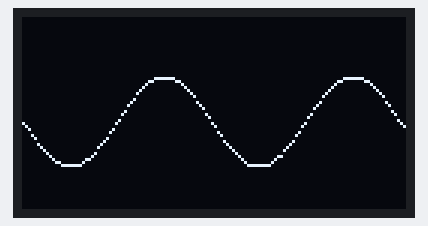
Recording of a sketch running on a simulated ESP32-C3. Parts: 128×64 one-colour display.

Above: at 0.2 s.
At 5.12 s:
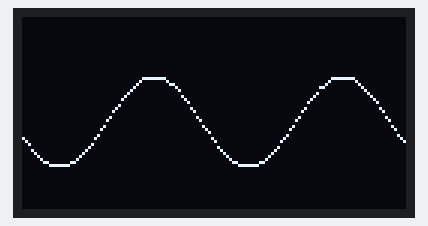
At 10.04 s:
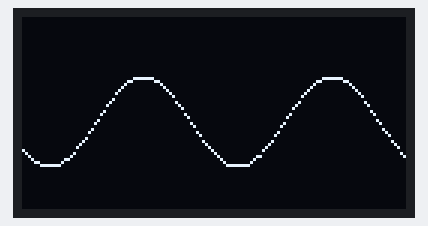
At 19.88 s:
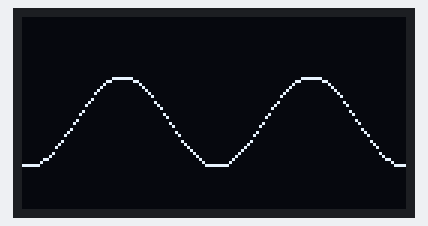
At 29.72 s:
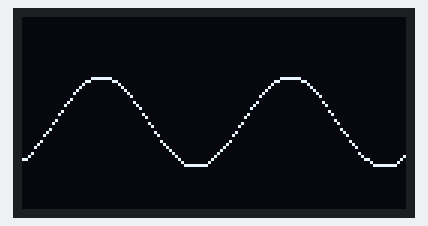
At 39.56 s:
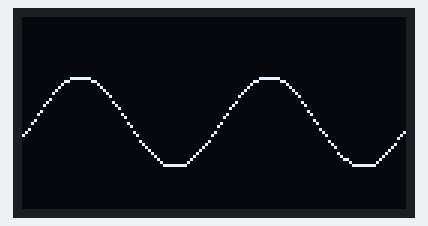

The sketch:

sketch_oct5a.ino
```cpp
#include <Arduino.h>
#include <U8g2lib.h>

#ifdef U8X8_HAVE_HW_SPI
#include <SPI.h>
#endif
#ifdef U8X8_HAVE_HW_I2C
#include <Wire.h>
#endif

#define SDA_PIN 5
#define SCL_PIN 6

U8G2_SSD1306_128X64_NONAME_F_HW_I2C u8g2(U8G2_R0, /* reset=*/ U8X8_PIN_NONE);

void setup(void) {
  Wire.begin(SDA_PIN, SCL_PIN);
  u8g2.begin();
}

void loop(void) {
  static float x = 0;
  u8g2.clearBuffer();
  for (int i = 0; i < 128; i++) {
    int y = 35 + 15 * sin((x + i) * 0.1);
    u8g2.drawPixel(i, y);
  }
  u8g2.sendBuffer();
  x += 1; //animation effect
}
```
